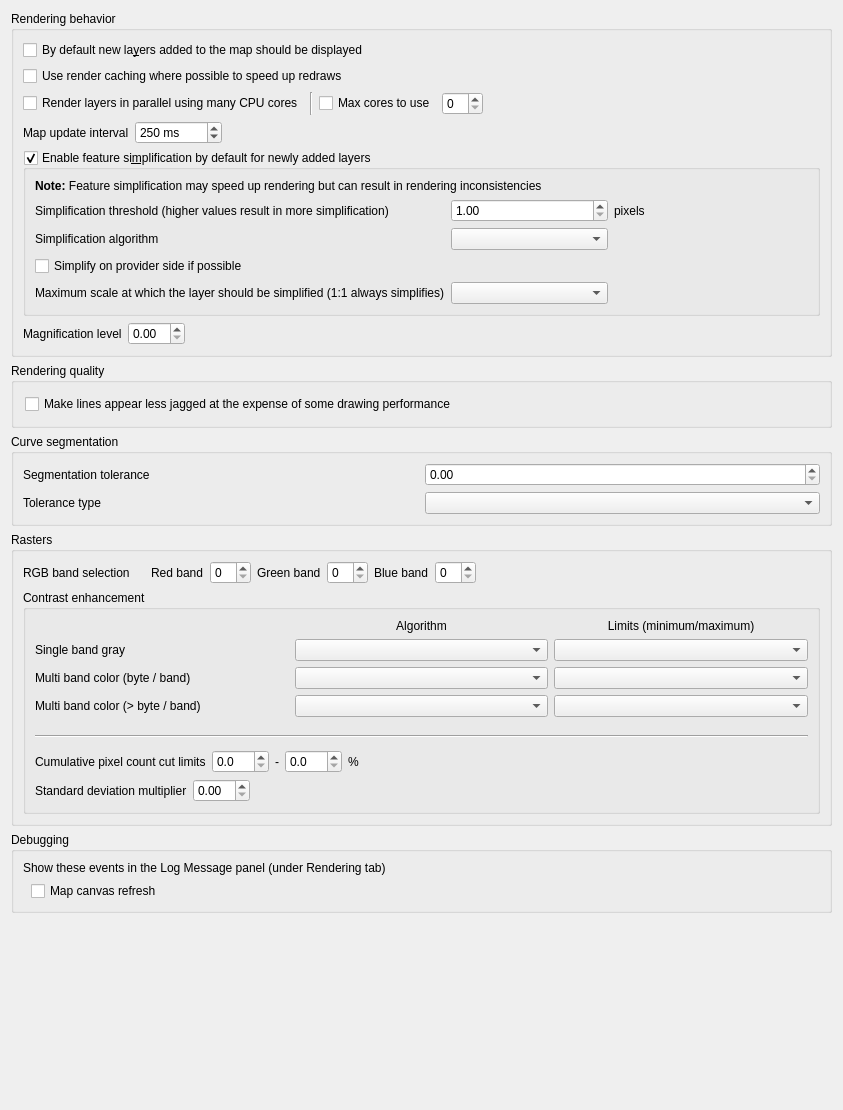
             <widget class="QWidget" name="mOptionsScrollAreaContents_04">
              <property name="geometry">
               <rect>
                <x>0</x>
                <y>0</y>
                <width>843</width>
                <height>1110</height>
               </rect>
              </property>
              <layout class="QGridLayout" name="gridLayout_22">
               <item row="0" column="0">
                <widget class="QgsCollapsibleGroupBox" name="groupBox_5">
                 <property name="title">
                  <string>Rendering behavior</string>
                 </property>
                 <layout class="QVBoxLayout" name="verticalLayout_9">
                  <item>
                   <widget class="QCheckBox" name="chkAddedVisibility">
                    <property name="text">
                     <string>By default new la&amp;yers added to the map should be displayed</string>
                    </property>
                   </widget>
                  </item>
                  <item>
                   <widget class="QCheckBox" name="chkUseRenderCaching">
                    <property name="text">
                     <string>Use render caching where possible to speed up redraws</string>
                    </property>
                   </widget>
                  </item>
                  <item>
                   <layout class="QHBoxLayout" name="horizontalLayout_26">
                    <item>
                     <widget class="QCheckBox" name="chkParallelRendering">
                      <property name="text">
                       <string>Render layers in parallel using many CPU cores</string>
                      </property>
                     </widget>
                    </item>
                    <item>
                     <widget class="Line" name="line_6">
                      <property name="orientation">
                       <enum>Qt::Vertical</enum>
                      </property>
                     </widget>
                    </item>
                    <item>
                     <widget class="QCheckBox" name="chkMaxThreads">
                      <property name="text">
                       <string>Max cores to use</string>
                      </property>
                     </widget>
                    </item>
                    <item>
                     <widget class="QSpinBox" name="spinMaxThreads"/>
                    </item>
                    <item>
                     <spacer name="horizontalSpacer_41">
                      <property name="orientation">
                       <enum>Qt::Horizontal</enum>
                      </property>
                      <property name="sizeHint" stdset="0">
                       <size>
                        <width>40</width>
                        <height>20</height>
                       </size>
                      </property>
                     </spacer>
                    </item>
                   </layout>
                  </item>
                  <item>
                   <layout class="QHBoxLayout" name="horizontalLayout_4">
                    <item>
                     <widget class="QLabel" name="label_56">
                      <property name="text">
                       <string>Map update interval</string>
                      </property>
                     </widget>
                    </item>
                    <item>
                     <widget class="QSpinBox" name="spinMapUpdateInterval">
                      <property name="suffix">
                       <string> ms</string>
                      </property>
                      <property name="maximum">
                       <number>999999</number>
                      </property>
                      <property name="singleStep">
                       <number>50</number>
                      </property>
                      <property name="value">
                       <number>250</number>
                      </property>
                     </widget>
                    </item>
                    <item>
                     <spacer name="horizontalSpacer_46">
                      <property name="orientation">
                       <enum>Qt::Horizontal</enum>
                      </property>
                      <property name="sizeHint" stdset="0">
                       <size>
                        <width>40</width>
                        <height>20</height>
                       </size>
                      </property>
                     </spacer>
                    </item>
                   </layout>
                  </item>
                  <item>
                   <widget class="QgsCollapsibleGroupBox" name="mSimplifyDrawingGroupBox">
                    <property name="title">
                     <string>Enable feature si&amp;mplification by default for newly added layers</string>
                    </property>
                    <property name="flat">
                     <bool>true</bool>
                    </property>
                    <property name="checkable">
                     <bool>true</bool>
                    </property>
                    <layout class="QGridLayout" name="_14">
                     <item row="0" column="1" colspan="4">
                      <widget class="QLabel" name="label_59">
                       <property name="text">
                        <string>&lt;b&gt;Note:&lt;/b&gt; Feature simplification may speed up rendering but can result in rendering inconsistencies</string>
                       </property>
                      </widget>
                     </item>
                     <item row="1" column="1">
                      <widget class="QLabel" name="label_65">
                       <property name="text">
                        <string>Simplification threshold (higher values result in more simplification)</string>
                       </property>
                       <property name="margin">
                        <number>2</number>
                       </property>
                      </widget>
                     </item>
                     <item row="1" column="2">
                      <widget class="QDoubleSpinBox" name="mSimplifyDrawingSpinBox">
                       <property name="toolTip">
                        <string>Higher values result in more simplification</string>
                       </property>
                       <property name="decimals">
                        <number>2</number>
                       </property>
                       <property name="minimum">
                        <double>1.000000000000000</double>
                       </property>
                       <property name="maximum">
                        <double>5.000000000000000</double>
                       </property>
                       <property name="singleStep">
                        <double>0.200000000000000</double>
                       </property>
                       <property name="value">
                        <double>1.000000000000000</double>
                       </property>
                      </widget>
                     </item>
                     <item row="1" column="3">
                      <widget class="QLabel" name="mSimplifyDrawingPx">
                       <property name="text">
                        <string>pixels</string>
                       </property>
                       <property name="margin">
                        <number>2</number>
                       </property>
                      </widget>
                     </item>
                     <item row="1" column="4">
                      <spacer name="horizontalSpacer_40">
                       <property name="orientation">
                        <enum>Qt::Horizontal</enum>
                       </property>
                       <property name="sizeHint" stdset="0">
                        <size>
                         <width>20</width>
                         <height>20</height>
                        </size>
                       </property>
                      </spacer>
                     </item>
                     <item row="2" column="1">
                      <widget class="QLabel" name="mSimplifyAlgorithmLabel">
                       <property name="toolTip">
                        <string>This algorithm is only applied to simplify on local side</string>
                       </property>
                       <property name="text">
                        <string>Simplification algorithm</string>
                       </property>
                       <property name="margin">
                        <number>2</number>
                       </property>
                      </widget>
                     </item>
                     <item row="2" column="2">
                      <widget class="QComboBox" name="mSimplifyAlgorithmComboBox"/>
                     </item>
                     <item row="3" column="1" colspan="4">
                      <widget class="QCheckBox" name="mSimplifyDrawingAtProvider">
                       <property name="text">
                        <string>Simplify on provider side if possible</string>
                       </property>
                      </widget>
                     </item>
                     <item row="4" column="1">
                      <widget class="QLabel" name="mSimplifyMaxScaleLabel">
                       <property name="text">
                        <string>Maximum scale at which the layer should be simplified (1:1 always simplifies)</string>
                       </property>
                       <property name="margin">
                        <number>2</number>
                       </property>
                      </widget>
                     </item>
                     <item row="4" column="2">
                      <widget class="QgsScaleComboBox" name="mSimplifyMaximumScaleComboBox">
                       <property name="sizePolicy">
                        <sizepolicy hsizetype="Expanding" vsizetype="Fixed">
                         <horstretch>0</horstretch>
                         <verstretch>0</verstretch>
                        </sizepolicy>
                       </property>
                      </widget>
                     </item>
                    </layout>
                   </widget>
                  </item>
                  <item>
                   <layout class="QHBoxLayout" name="horizontalLayout_5">
                    <property name="topMargin">
                     <number>0</number>
                    </property>
                    <item>
                     <widget class="QLabel" name="labelMagnifier">
                      <property name="text">
                       <string>Magnification level</string>
                      </property>
                     </widget>
                    </item>
                    <item>
                     <widget class="QDoubleSpinBox" name="doubleSpinBoxMagnifierDefault"/>
                    </item>
                    <item>
                     <spacer name="horizontalSpacer_4">
                      <property name="orientation">
                       <enum>Qt::Horizontal</enum>
                      </property>
                      <property name="sizeType">
                       <enum>QSizePolicy::Expanding</enum>
                      </property>
                      <property name="sizeHint" stdset="0">
                       <size>
                        <width>40</width>
                        <height>20</height>
                       </size>
                      </property>
                     </spacer>
                    </item>
                   </layout>
                  </item>
                 </layout>
                </widget>
               </item>
               <item row="1" column="0">
                <widget class="QgsCollapsibleGroupBox" name="groupBox_8">
                 <property name="title">
                  <string>Rendering quality</string>
                 </property>
                 <layout class="QVBoxLayout" name="_5">
                  <property name="leftMargin">
                   <number>11</number>
                  </property>
                  <property name="topMargin">
                   <number>11</number>
                  </property>
                  <property name="rightMargin">
                   <number>11</number>
                  </property>
                  <property name="bottomMargin">
                   <number>11</number>
                  </property>
                  <item>
                   <widget class="QCheckBox" name="chkAntiAliasing">
                    <property name="text">
                     <string>Make lines appear less jagged at the expense of some drawing performance</string>
                    </property>
                   </widget>
                  </item>
                 </layout>
                </widget>
               </item>
               <item row="2" column="0">
                <widget class="QgsCollapsibleGroupBox" name="mSegmentationGroupBox">
                 <property name="title">
                  <string>Curve segmentation</string>
                 </property>
                 <layout class="QGridLayout" name="gridLayout_20">
                  <item row="0" column="0">
                   <widget class="QLabel" name="mSegmentationToleranceLabel">
                    <property name="text">
                     <string>Segmentation tolerance</string>
                    </property>
                   </widget>
                  </item>
                  <item row="0" column="1">
                   <widget class="QDoubleSpinBox" name="mSegmentationToleranceSpinBox"/>
                  </item>
                  <item row="1" column="0">
                   <widget class="QLabel" name="mToleranceTypeLabel">
                    <property name="text">
                     <string>Tolerance type</string>
                    </property>
                   </widget>
                  </item>
                  <item row="1" column="1">
                   <widget class="QComboBox" name="mToleranceTypeComboBox"/>
                  </item>
                 </layout>
                </widget>
               </item>
               <item row="3" column="0">
                <widget class="QgsCollapsibleGroupBox" name="groupBox_14">
                 <property name="title">
                  <string>Rasters</string>
                 </property>
                 <layout class="QVBoxLayout" name="verticalLayout_10">
                  <item>
                   <widget class="QWidget" name="widget" native="true">
                    <layout class="QHBoxLayout" name="horizontalLayout_19">
                     <property name="leftMargin">
                      <number>0</number>
                     </property>
                     <property name="topMargin">
                      <number>0</number>
                     </property>
                     <property name="rightMargin">
                      <number>0</number>
                     </property>
                     <property name="bottomMargin">
                      <number>0</number>
                     </property>
                     <item>
                      <widget class="QLabel" name="label_21">
                       <property name="text">
                        <string>RGB band selection</string>
                       </property>
                      </widget>
                     </item>
                     <item>
                      <spacer name="horizontalSpacer_19">
                       <property name="orientation">
                        <enum>Qt::Horizontal</enum>
                       </property>
                       <property name="sizeType">
                        <enum>QSizePolicy::Maximum</enum>
                       </property>
                       <property name="sizeHint" stdset="0">
                        <size>
                         <width>15</width>
                         <height>20</height>
                        </size>
                       </property>
                      </spacer>
                     </item>
                     <item>
                      <widget class="QLabel" name="label_22">
                       <property name="text">
                        <string>Red band</string>
                       </property>
                      </widget>
                     </item>
                     <item>
                      <widget class="QSpinBox" name="spnRed"/>
                     </item>
                     <item>
                      <widget class="QLabel" name="label_23">
                       <property name="text">
                        <string>Green band</string>
                       </property>
                      </widget>
                     </item>
                     <item>
                      <widget class="QSpinBox" name="spnGreen"/>
                     </item>
                     <item>
                      <widget class="QLabel" name="label_24">
                       <property name="text">
                        <string>Blue band</string>
                       </property>
                      </widget>
                     </item>
                     <item>
                      <widget class="QSpinBox" name="spnBlue"/>
                     </item>
                     <item>
                      <spacer name="horizontalSpacer_20">
                       <property name="orientation">
                        <enum>Qt::Horizontal</enum>
                       </property>
                       <property name="sizeHint" stdset="0">
                        <size>
                         <width>40</width>
                         <height>20</height>
                        </size>
                       </property>
                      </spacer>
                     </item>
                    </layout>
                   </widget>
                  </item>
                  <item>
                   <widget class="QGroupBox" name="groupBox_17">
                    <property name="title">
                     <string>Contrast enhancement</string>
                    </property>
                    <property name="flat">
                     <bool>true</bool>
                    </property>
                    <layout class="QVBoxLayout" name="verticalLayout_11">
                     <item>
                      <layout class="QGridLayout" name="gridLayout_33">
                       <item row="4" column="2">
                        <widget class="QComboBox" name="cboxContrastEnhancementLimitsMultiBandSingleByte"/>
                       </item>
                       <item row="1" column="1">
                        <widget class="QLabel" name="label_50">
                         <property name="text">
                          <string>Algorithm</string>
                         </property>
                         <property name="alignment">
                          <set>Qt::AlignCenter</set>
                         </property>
                        </widget>
                       </item>
                       <item row="3" column="1">
                        <widget class="QComboBox" name="cboxContrastEnhancementAlgorithmSingleBand"/>
                       </item>
                       <item row="3" column="0">
                        <widget class="QLabel" name="label_37">
                         <property name="text">
                          <string>Single band gray</string>
                         </property>
                        </widget>
                       </item>
                       <item row="1" column="2">
                        <widget class="QLabel" name="label_51">
                         <property name="text">
                          <string>Limits (minimum/maximum)</string>
                         </property>
                         <property name="alignment">
                          <set>Qt::AlignCenter</set>
                         </property>
                        </widget>
                       </item>
                       <item row="3" column="2">
                        <widget class="QComboBox" name="cboxContrastEnhancementLimitsSingleBand"/>
                       </item>
                       <item row="4" column="1">
                        <widget class="QComboBox" name="cboxContrastEnhancementAlgorithmMultiBandSingleByte"/>
                       </item>
                       <item row="4" column="0">
                        <widget class="QLabel" name="label_38">
                         <property name="text">
                          <string>Multi band color (byte / band) </string>
                         </property>
                        </widget>
                       </item>
                       <item row="5" column="0">
                        <widget class="QLabel" name="label_39">
                         <property name="text">
                          <string>Multi band color (&gt; byte / band) </string>
                         </property>
                        </widget>
                       </item>
                       <item row="5" column="1">
                        <widget class="QComboBox" name="cboxContrastEnhancementAlgorithmMultiBandMultiByte"/>
                       </item>
                       <item row="5" column="2">
                        <widget class="QComboBox" name="cboxContrastEnhancementLimitsMultiBandMultiByte"/>
                       </item>
                      </layout>
                     </item>
                     <item>
                      <widget class="QWidget" name="widget_4" native="true">
                       <layout class="QHBoxLayout" name="horizontalLayout_23">
                        <property name="leftMargin">
                         <number>0</number>
                        </property>
                        <property name="topMargin">
                         <number>0</number>
                        </property>
                        <property name="rightMargin">
                         <number>0</number>
                        </property>
                        <property name="bottomMargin">
                         <number>0</number>
                        </property>
                       </layout>
                      </widget>
                     </item>
                     <item>
                      <widget class="QWidget" name="widget_5" native="true">
                       <layout class="QHBoxLayout" name="horizontalLayout_24">
                        <property name="leftMargin">
                         <number>0</number>
                        </property>
                        <property name="topMargin">
                         <number>0</number>
                        </property>
                        <property name="rightMargin">
                         <number>0</number>
                        </property>
                        <property name="bottomMargin">
                         <number>0</number>
                        </property>
                       </layout>
                      </widget>
                     </item>
                     <item>
                      <widget class="Line" name="line">
                       <property name="orientation">
                        <enum>Qt::Horizontal</enum>
                       </property>
                      </widget>
                     </item>
                     <item>
                      <widget class="QWidget" name="widget_6" native="true">
                       <layout class="QHBoxLayout" name="horizontalLayout_25">
                        <property name="leftMargin">
                         <number>0</number>
                        </property>
                        <property name="topMargin">
                         <number>0</number>
                        </property>
                        <property name="rightMargin">
                         <number>0</number>
                        </property>
                        <property name="bottomMargin">
                         <number>0</number>
                        </property>
                       </layout>
                      </widget>
                     </item>
                     <item>
                      <widget class="QWidget" name="widget_7" native="true">
                       <layout class="QHBoxLayout" name="horizontalLayout_18">
                        <property name="leftMargin">
                         <number>0</number>
                        </property>
                        <property name="topMargin">
                         <number>0</number>
                        </property>
                        <property name="rightMargin">
                         <number>0</number>
                        </property>
                        <property name="bottomMargin">
                         <number>0</number>
                        </property>
                        <item>
                         <widget class="QLabel" name="label_36">
                          <property name="text">
                           <string>Cumulative pixel count cut limits</string>
                          </property>
                         </widget>
                        </item>
                        <item>
                         <widget class="QDoubleSpinBox" name="mRasterCumulativeCutLowerDoubleSpinBox">
                          <property name="decimals">
                           <number>1</number>
                          </property>
                         </widget>
                        </item>
                        <item>
                         <widget class="QLabel" name="label_34">
                          <property name="text">
                           <string>-</string>
                          </property>
                         </widget>
                        </item>
                        <item>
                         <widget class="QDoubleSpinBox" name="mRasterCumulativeCutUpperDoubleSpinBox">
                          <property name="decimals">
                           <number>1</number>
                          </property>
                         </widget>
                        </item>
                        <item>
                         <widget class="QLabel" name="label_35">
                          <property name="text">
                           <string>%</string>
                          </property>
                         </widget>
                        </item>
                        <item>
                         <spacer name="horizontalSpacer_18">
                          <property name="orientation">
                           <enum>Qt::Horizontal</enum>
                          </property>
                          <property name="sizeHint" stdset="0">
                           <size>
                            <width>123</width>
                            <height>20</height>
                           </size>
                          </property>
                         </spacer>
                        </item>
                       </layout>
                      </widget>
                     </item>
                     <item>
                      <widget class="QWidget" name="widget_2" native="true">
                       <layout class="QHBoxLayout" name="horizontalLayout_20">
                        <property name="leftMargin">
                         <number>0</number>
                        </property>
                        <property name="topMargin">
                         <number>0</number>
                        </property>
                        <property name="rightMargin">
                         <number>0</number>
                        </property>
                        <property name="bottomMargin">
                         <number>0</number>
                        </property>
                        <item>
                         <widget class="QLabel" name="label_25">
                          <property name="text">
                           <string>Standard deviation multiplier</string>
                          </property>
                         </widget>
                        </item>
                        <item>
                         <widget class="QDoubleSpinBox" name="spnThreeBandStdDev">
                          <property name="maximum">
                           <double>10.000000000000000</double>
                          </property>
                          <property name="singleStep">
                           <double>0.100000000000000</double>
                          </property>
                         </widget>
                        </item>
                        <item>
                         <spacer name="horizontalSpacer_21">
                          <property name="orientation">
                           <enum>Qt::Horizontal</enum>
                          </property>
                          <property name="sizeHint" stdset="0">
                           <size>
                            <width>258</width>
                            <height>20</height>
                           </size>
                          </property>
                         </spacer>
                        </item>
                       </layout>
                      </widget>
                     </item>
                    </layout>
                   </widget>
                  </item>
                 </layout>
                </widget>
               </item>
               <item row="4" column="0">
                <widget class="QgsCollapsibleGroupBox" name="groupBox_22">
                 <property name="title">
                  <string>Debugging</string>
                 </property>
                 <layout class="QVBoxLayout" name="verticalLayout_35">
                  <item>
                   <widget class="QLabel" name="label_55">
                    <property name="text">
                     <string>Show these events in the Log Message panel (under Rendering tab)</string>
                    </property>
                   </widget>
                  </item>
                  <item>
                   <layout class="QGridLayout" name="gridLayout_6">
                    <item row="0" column="0">
                     <spacer name="horizontalSpacer_37">
                      <property name="orientation">
                       <enum>Qt::Horizontal</enum>
                      </property>
                      <property name="sizeType">
                       <enum>QSizePolicy::Fixed</enum>
                      </property>
                      <property name="sizeHint" stdset="0">
                       <size>
                        <width>8</width>
                        <height>20</height>
                       </size>
                      </property>
                     </spacer>
                    </item>
                    <item row="0" column="1">
                     <widget class="QCheckBox" name="mLogCanvasRefreshChkBx">
                      <property name="text">
                       <string>Map canvas refresh</string>
                      </property>
                     </widget>
                    </item>
                   </layout>
                  </item>
                 </layout>
                </widget>
               </item>
               <item row="5" column="0">
                <spacer name="verticalSpacer_6">
                 <property name="orientation">
                  <enum>Qt::Vertical</enum>
                 </property>
                 <property name="sizeHint" stdset="0">
                  <size>
                   <width>20</width>
                   <height>40</height>
                  </size>
                 </property>
                </spacer>
               </item>
              </layout>
             </widget>
